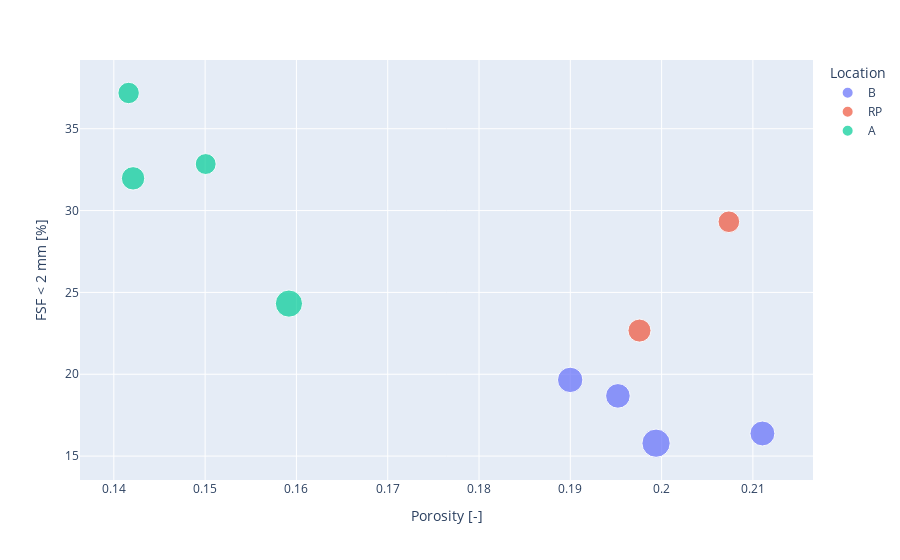

Notebook source saved alongside this figure:
### Markdown cell above
## Changes in Freeze Core Samples

### Code cell
px.scatter(df[df['Sample']=='FC'], x='Wooster et al. (2008) [Porosity]', 
           y='2', color='Location', 
           hover_data=['sample name'], 
           size='Mean Grain Size dm [mm]',
           labels={'Wooster et al. (2008) [Porosity]':'Porosity [-]',
                  '2': 'FSF < 2 mm [%]'})

### Figure 1 — Plotly figure (JSON) as saved in the notebook; plotly's stock layout.template omitted (floating-point values rounded to 4 significant figures)
{"data": [{"customdata": [["FC-B1 BEFORE"], ["FC-B2 AFTER"], ["FC-B2 BEFORE"], ["FC-B1 AFTER"]], "hovertemplate": "Location=B<br>Porosity [-]=%{x}<br>FSF < 2 mm [%]=%{y}<br>Mean Grain Size dm [mm]=%{marker.size}<br>sample name=%{customdata[0]}<extra></extra>", "legendgroup": "B", "marker": {"color": "#636efa", "size": [25.91, 20.89, 19.62, 20.08], "sizemode": "area", "sizeref": 0.06477, "symbol": "circle"}, "mode": "markers", "name": "B", "orientation": "v", "showlegend": true, "type": "scatter", "x": [0.1994, 0.19, 0.1952, 0.211], "xaxis": "x", "y": [15.79, 19.66, 18.68, 16.38], "yaxis": "y"}, {"customdata": [["FC-RP BEFORE"], ["FC-RP AFTER"]], "hovertemplate": "Location=RP<br>Porosity [-]=%{x}<br>FSF < 2 mm [%]=%{y}<br>Mean Grain Size dm [mm]=%{marker.size}<br>sample name=%{customdata[0]}<extra></extra>", "legendgroup": "RP", "marker": {"color": "#EF553B", "size": [15.15, 17.18], "sizemode": "area", "sizeref": 0.06477, "symbol": "circle"}, "mode": "markers", "name": "RP", "orientation": "v", "showlegend": true, "type": "scatter", "x": [0.2074, 0.1976], "xaxis": "x", "y": [29.32, 22.67], "yaxis": "y"}, {"customdata": [["FC-A1 BEFORE"], ["FC-A2 BEFORE"], ["FC-A1 AFTER"], ["FC-A2 AFTER"]], "hovertemplate": "Location=A<br>Porosity [-]=%{x}<br>FSF < 2 mm [%]=%{y}<br>Mean Grain Size dm [mm]=%{marker.size}<br>sample name=%{customdata[0]}<extra></extra>", "legendgroup": "A", "marker": {"color": "#00cc96", "size": [17.76, 14.88, 23.97, 14.16], "sizemode": "area", "sizeref": 0.06477, "symbol": "circle"}, "mode": "markers", "name": "A", "orientation": "v", "showlegend": true, "type": "scatter", "x": [0.1421, 0.1416, 0.1592, 0.1501], "xaxis": "x", "y": [31.97, 37.19, 24.32, 32.84], "yaxis": "y"}], "layout": {"legend": {"itemsizing": "constant", "title": {"text": "Location"}, "tracegroupgap": 0}, "margin": {"t": 60}, "xaxis": {"anchor": "y", "domain": [0, 1], "title": {"text": "Porosity [-]"}}, "yaxis": {"anchor": "x", "domain": [0, 1], "title": {"text": "FSF < 2 mm [%]"}}}}
